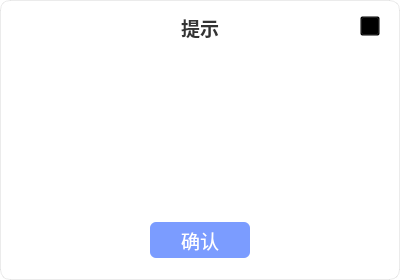
<?xml version="1.0" encoding="UTF-8"?>
<ui version="4.0">
 <class>Form</class>
 <widget class="QWidget" name="Form">
  <property name="geometry">
   <rect>
    <x>0</x>
    <y>0</y>
    <width>400</width>
    <height>280</height>
   </rect>
  </property>
  <property name="minimumSize">
   <size>
    <width>400</width>
    <height>280</height>
   </size>
  </property>
  <property name="maximumSize">
   <size>
    <width>400</width>
    <height>280</height>
   </size>
  </property>
  <property name="windowTitle">
   <string>Form</string>
  </property>
  <property name="styleSheet">
   <string notr="true">QWidget#Form {
	background-color: rgb(255, 255, 255);
	border-radius: 10px;
	border: 1px solid rgba(0, 0, 0, 0.08);
}</string>
  </property>
  <widget class="QLabel" name="label_title">
   <property name="geometry">
    <rect>
     <x>0</x>
     <y>12</y>
     <width>400</width>
     <height>30</height>
    </rect>
   </property>
   <property name="font">
    <font>
     <pointsize>14</pointsize>
     <bold>true</bold>
    </font>
   </property>
   <property name="styleSheet">
    <string notr="true">color: #333333;</string>
   </property>
   <property name="text">
    <string>提示</string>
   </property>
   <property name="alignment">
    <set>Qt::AlignCenter</set>
   </property>
  </widget>
  <widget class="QPushButton" name="pushButton_close">
   <property name="geometry">
    <rect>
     <x>360</x>
     <y>16</y>
     <width>20</width>
     <height>20</height>
    </rect>
   </property>
   <property name="minimumSize">
    <size>
     <width>20</width>
     <height>20</height>
    </size>
   </property>
   <property name="maximumSize">
    <size>
     <width>20</width>
     <height>20</height>
    </size>
   </property>
   <property name="styleSheet">
    <string notr="true">border-image: url(:/main/pic/main_quit.png); background: transparent;</string>
   </property>
   <property name="text">
    <string/>
   </property>
  </widget>
  <widget class="QLabel" name="label_icon">
   <property name="geometry">
    <rect>
     <x>170</x>
     <y>60</y>
     <width>54</width>
     <height>54</height>
    </rect>
   </property>
   <property name="minimumSize">
    <size>
     <width>54</width>
     <height>54</height>
    </size>
   </property>
   <property name="maximumSize">
    <size>
     <width>54</width>
     <height>54</height>
    </size>
   </property>
   <property name="styleSheet">
    <string notr="true">background: transparent;</string>
   </property>
   <property name="text">
    <string/>
   </property>
   <property name="scaledContents">
    <bool>true</bool>
   </property>
   <property name="alignment">
    <set>Qt::AlignCenter</set>
   </property>
  </widget>
  <widget class="QLabel" name="label_message">
   <property name="geometry">
    <rect>
     <x>24</x>
     <y>136</y>
     <width>352</width>
     <height>72</height>
    </rect>
   </property>
   <property name="font">
    <font>
     <pointsize>14</pointsize>
    </font>
   </property>
   <property name="styleSheet">
    <string notr="true">color: #666666;</string>
   </property>
   <property name="text">
    <string/>
   </property>
   <property name="alignment">
    <set>Qt::AlignCenter</set>
   </property>
   <property name="wordWrap">
    <bool>true</bool>
   </property>
  </widget>
  <widget class="QPushButton" name="pushButton_confirm">
   <property name="geometry">
    <rect>
     <x>150</x>
     <y>222</y>
     <width>100</width>
     <height>36</height>
    </rect>
   </property>
   <property name="font">
    <font>
     <pointsize>14</pointsize>
    </font>
   </property>
   <property name="styleSheet">
    <string notr="true">background-color: #7B9CFF; color: #ffffff; border: none; border-radius: 6px;</string>
   </property>
   <property name="text">
    <string>确认</string>
   </property>
  </widget>
 </widget>
 <resources>
  <include location="resources.qrc"/>
 </resources>
 <connections/>
</ui>
